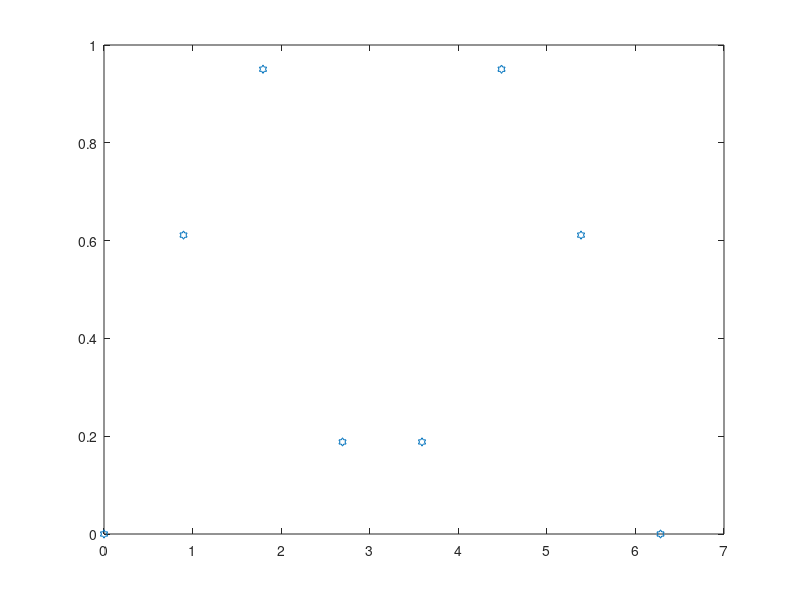

The MATLAB script that drew this image: (Note: this script raises an error after producing the figure.)
clc

t=linspace(0,2*pi,8);
y=(sin(t)).^2;
plot(t,y,'h')
hold on

%seventh order interpolating polynomial


syms x;

sum=0;
for i=1:length(t)
    P=1;
    for j=1:length(y)
        if j~=i
            P=P*((x-t(1,j))/(t(1,i)-t(1,j)));
        end
    end
sum=sum+y(1,i)*P ;
end

P=expand(sum);


x=linspace(0,2*pi);
yy=subs(P);
plot(x,yy,'r')
hold on

%cubic spline

tn=[0:0.01:2*pi];
yn=interp1(t,y,tn,'spline');

plot(tn,yn,'k')
legend('Data points','7 th order','Spline')

